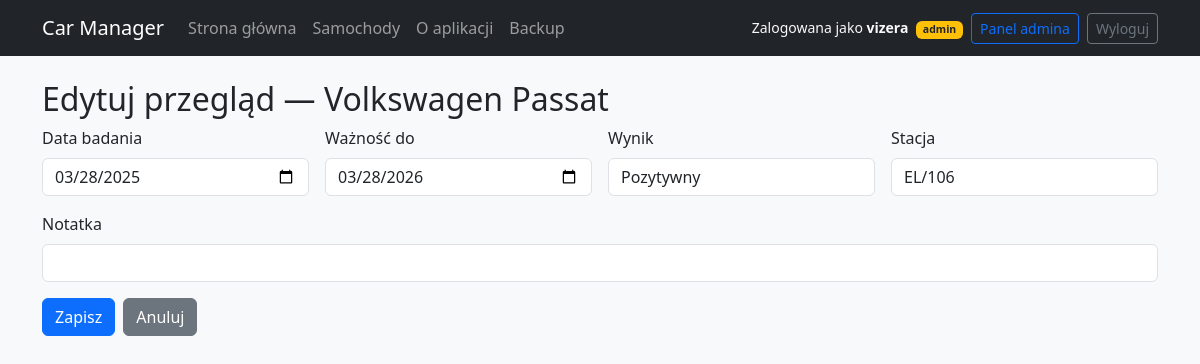
The page /inspection/2/edit (signed in) on the database its author committed.
### car_manager/models.py (models this page shows, shortened)
class User(db.Model, UserMixin):
    id = db.Column(db.Integer, primary_key=True)
    username = db.Column(db.String(64), unique=True, nullable=False, index=True)
    email = db.Column(db.String(255), unique=True, index=True, nullable=True)
    password_hash = db.Column(db.String(255), nullable=False)
    is_admin = db.Column(db.Boolean, default=False, nullable=False)
    is_active = db.Column(db.Boolean, default=True, nullable=False)
    created_at = db.Column(db.DateTime, default=datetime.utcnow, nullable=False)
    cars = db.relationship("Car", secondary=car_owners, back_populates="owners")

class Car(db.Model):
    id = db.Column(db.Integer, primary_key=True)
    make = db.Column(db.String(80), nullable=False)
    model = db.Column(db.String(80), nullable=False)
    year = db.Column(db.Integer)
    vin = db.Column(db.String(32), unique=True)
    reg_number = db.Column(db.String(16), unique=True)
    first_registration = db.Column(db.Date)
    owners = db.relationship("User", secondary=car_owners, back_populates="cars")

class TechInspection(db.Model):
    id = db.Column(db.Integer, primary_key=True)
    car_id = db.Column(db.Integer, db.ForeignKey("car.id"), nullable=False, index=True)
    date = db.Column(db.Date, nullable=False)
    valid_to = db.Column(db.Date, nullable=False)
    result = db.Column(db.String(32))
    station = db.Column(db.String(128))
    note = db.Column(db.String(255))
    car = db.relationship(
        "Car",
        backref=db.backref("tech_inspections", lazy="dynamic", cascade="all, delete-orphan"),
    )

### car_manager/routes_inspection.py (the view, shortened to what this page needs)
    @app.route("/inspection/<int:ins_id>/edit", methods=["GET", "POST"])
    def inspection_edit(ins_id):
        ins = TechInspection.query.get_or_404(ins_id)
        car = ins.car
        return render_template("inspection_form.html", car=car, ins=ins)

### car_manager/models.py (called while the page is built)
@login_manager.user_loader
def load_user(user_id: str):
    try:
        return User.query.get(int(user_id))
    except Exception:
        return None

### templates/inspection_form.html (shortened to what this page needs)
{% extends "base.html" %}
{% block content %}
<h2>Edytuj przegląd — {{ car.make }} {{ car.model }}</h2>
<form method="post" class="row g-3">
  <div class="col-md-3">
    <label class="form-label">Data badania</label>
    <input type="date" name="date" class="form-control" value="{{ ins.date }}" required>
  </div>
  <div class="col-md-3">
    <label class="form-label">Ważność do</label>
    <input type="date" name="valid_to" class="form-control" value="{{ ins.valid_to }}" required>
  </div>
  <div class="col-md-3">
    <label class="form-label">Wynik</label>
    <input type="text" name="result" class="form-control" value="{{ ins.result or '' }}">
  </div>
  <div class="col-md-3">
    <label class="form-label">Stacja</label>
    <input type="text" name="station" class="form-control" value="{{ ins.station or '' }}">
  </div>
  <div class="col-12">
    <label class="form-label">Notatka</label>
    <input type="text" name="note" class="form-control" value="{{ ins.note or '' }}">
  </div>
  <div class="col-12 d-flex gap-2">
    <button class="btn btn-primary">Zapisz</button>
    <a class="btn btn-secondary" href="{{ url_for('car_detail', car_id=car.id) }}">Anuluj</a>
  </div>
</form>
{% endblock %}

### templates/base.html (shortened to what this page needs)
<!doctype html>
<html lang="pl">
<head>
  <link rel="stylesheet" href="https://cdn.jsdelivr.net/npm/bootstrap@5.3.3/dist/css/bootstrap.min.css">
</head>
<body class="bg-light">
  <nav class="navbar navbar-expand-lg navbar-dark bg-dark mb-4">
    <div class="container">
      <a class="navbar-brand" href="{{ url_for('dashboard') }}">Car Manager</a>
      <div class="collapse navbar-collapse" id="mainNav">
        <ul class="navbar-nav me-auto mb-2 mb-lg-0">
          <li class="nav-item">
            <a class="nav-link" href="{{ url_for('dashboard') }}">Strona główna</a>
          </li>
          <li class="nav-item">
            <a class="nav-link" href="{{ url_for('list_cars') }}">Samochody</a>
          </li>
          <li class="nav-item">
            <a class="nav-link" href="{{ url_for('about') }}">O aplikacji</a>
          </li>
          {% if current_user.is_authenticated and current_user.is_admin %}
          <li class="nav-item">
            <a class="nav-link" href="{{ url_for('backup_page') }}">Backup</a>
          </li>
          {% endif %}
        </ul>
        <div class="d-flex align-items-center gap-2">
          {% if current_user.is_authenticated %}
            <span class="text-light small">
              Zalogowana jako <b>{{ current_user.username }}</b>
              {% if current_user.is_admin %}
                <span class="badge bg-warning text-dark ms-1">admin</span>
              {% endif %}
            </span>
            {% if current_user.is_admin %}
              <a class="btn btn-sm btn-outline-primary" href="{{ url_for('admin_users') }}">
                Panel admina
              </a>
            {% endif %}
            <a class="btn btn-sm btn-outline-secondary" href="{{ url_for('logout') }}">
              Wyloguj
            </a>
          {% else %}
            <a class="btn btn-sm btn-primary" href="{{ url_for('login') }}">
              Zaloguj
            </a>
          {% endif %}
        </div>
      </div>
    </div>
  </nav>
  <main class="container">
    {% block content %}{% endblock %}
  </main>
</body>
</html>

### rows shown on the page
User: username "vizera"
Car: make "Volkswagen", model "Passat"
TechInspection: date "03/28/2025", valid_to "03/28/2026", result "Pozytywny", station "EL/106"
